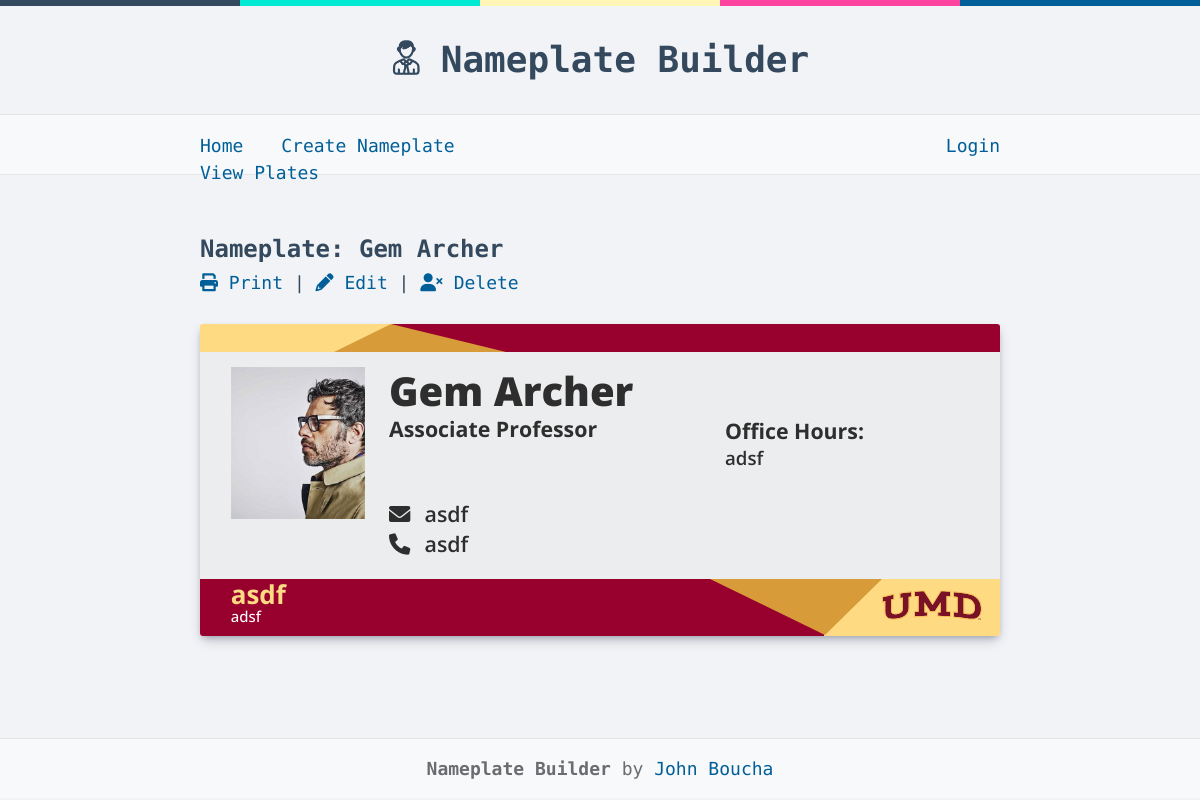
/nameplates/gem-archer, run on the app's committed database.
### application/models.py (models this page shows, shortened)
class Nameplate(db.Model):
	id = db.Column(db.Integer, primary_key=True)
	person_name = db.Column(db.String(200), nullable=False)
	slug = db.Column(db.String(200), unique=True, nullable=False)
	title = db.Column(db.String(200), nullable=False)
	email = db.Column(db.String(200), nullable=False)
	phone = db.Column(db.String(15), nullable=True)
	photo = db.Column(db.String(200), nullable=True)
	hours = db.Column(db.String(200), nullable=False)
	department = db.Column(db.String(200), nullable=False)
	college = db.Column(db.String(200), nullable=False)
	date_created = db.Column(db.DateTime, default=datetime.utcnow)
	created_by = db.Column(db.Integer, db.ForeignKey('users.id'), nullable=True)

### application/views/nameplates.py (the view)
@app.route("/nameplates/<slug>")
def view_single_nameplate(slug):
    nameplate = Nameplate.query.filter_by(slug=slug).first()
    if nameplate == None:
        abort(404)
    else:
        return render_template('nameplates-single.html', nameplate=nameplate)

### application/templates/nameplates-single.html (shortened to what this page needs)
{% extends 'base.html' %}
{% block body %}
    <div class="nameplate-info">
        <h2>Nameplate: {{ nameplate.person_name }}</h2>
        <p><a href="javascript:window.print()"><i class="fas fa-print"></i> Print</a> |
           <a href="/nameplates/{{ nameplate.slug }}/edit"><i class="fas fa-pencil-alt"></i> Edit</a> |
           <a onclick="thePopup();" class="clicky"><i class="fas fa-user-times"></i> Delete</a>
        </p>
    </div>
<div class="name-plate-wrapper">
	<div class="name-plate single large">
		<div class="header">
			<div class="light-gold"></div>
			<div class="dark-gold triangle"></div>
			<div class="maroon"></div>
		</div>
		<div class="body has-image">
			{% if nameplate.photo %}
				<div class="profile-image">
					<img src="{{ url_for('static', filename='/uploads/'+nameplate.photo ) }}">
				</div>
			{% endif %}
            <div class="data">
                <h1 class="name"><span style="font-size: 40px;">{{ nameplate.person_name }}</span></h1>
                <div class="details">
                    <div class="title">{{ nameplate.title }}</div>
                    <div class="hours">
                        <h2>Office Hours:</h2>
                        {{ nameplate.hours }}<br>
                    </div>
                    <div class="email"><i class="fa fa-envelope" aria-hidden="true"></i> {{ nameplate.email }}</div>
                    <div class="phone"><i class="fa fa-phone" aria-hidden="true"></i>  {{ nameplate.phone }}</div>
                </div>
            </div>
			</div>
	    <div class="footer">
		    <div class="maroon department">
                <span style="font-size: 26px;">{{ nameplate.department }}</span>
                <div class="college">
                    <span style="font-size: 15px;">{{ nameplate.college }}</span>
                </div>
            </div>
		    <div class="dark-gold triangle"></div>
		<div class="light-gold">
            <img class="footer-logo" src="{{ url_for('static', filename='nameplate-styles/UMD-logo.svg') }}">
        </div>
	</div>
</div>
{% endblock %}

### application/static/css/main.css (style rules this page uses)
* { box-sizing: border-box; margin: 0; padding: 0; font-family: "Ubuntu Mono", monospace; }
html, body { height: 100%; font-size: 18px; }
body { line-height: 1.5; background-color: #F1F3F6; color: #34495E; overflow-y: scroll; }
p { line-height: 1.2; margin-bottom: 20px; }
img { border-radius: 3px; margin-bottom: 20px; }
h2 { font-size: 24px; margin-bottom: 20px; position: relative; }
.nameplate-info h2 { margin-bottom: 5px; }
.nameplate-info { margin-bottom: 30px; }
a { color: #005F99; text-decoration: none; }

### application/static/nameplate-styles/UMD.css (style rules this page uses)
.name-plate { background-color: #ecedee !important; width: 8.5in; margin: auto auto; color: #2e2e2e !important; }
.name-plate-wrapper { box-shadow: rgba(50, 50, 93, 0.25) 0px 6px 12px -2px, rgba(0, 0, 0, 0.3) 0px 3px 7px -3px; border-radius: 3px; overflow: hidden; }
.name-plate-wrapper *:not(i) { font-family: "Open Sans"; }
.name-plate .header { height: 0.3in !important; position: relative; z-index: 0; }
.name-plate .header .light-gold { background-color: #feda82 !important; height: 0.3in !important; display: inline-block; width: 2in; float: left; z-index: 5; }
.name-plate .header .dark-gold.triangle { z-index: 1; width: 1in; height: 0.3in !important; position: absolute; left: 1.4in; width: 0; height: 0; border-left: 0.6in solid transparent !important; border-right: 1.2in solid transparent !important; border-bottom: 0.3in solid #d89b3a !important; }
.name-plate .header .maroon { background-color: #98012e !important; height: 0.3in !important; display: inline-block; width: 6.5in; float: right; z-index: 0; }
.name-plate .footer { position: relative; height: 0.6in !important; clear: left; padding: 0px; z-index: 0; }
.name-plate .footer .department { background-color: #98012e !important; height: 0.6in !important; padding-left: 0.32in; width: 6.5in; display: inline-block; float: left; line-height: 0.3in !important; font-size: 22pt; font-weight: 700; font-family: "Open Sans"; }
.name-plate .footer .department span { color: #feda82 !important; }
.name-plate .footer .department .college span { color: white !important; }
.name-plate .footer .dark-gold.triangle { z-index: 99; width: 1in; height: 0.6in !important; position: absolute; right: 1.4in; width: 0; height: 0; border-right: 0.6in solid transparent !important; border-left: 1.2in solid transparent !important; border-top: 0.59in solid #d89b3a !important; }
.name-plate .footer .light-gold { background-color: #feda82 !important; height: 0.6in !important; display: inline-block; width: 2in; float: right; z-index: 5; }
.name-plate .footer-logo { padding-top: 0.12in; margin-left: 0.6in; width: 100px; }
.name-plate .footer .college { font-family: "Open Sans"; font-weight: 500; font-size: 12pt; line-height: 1.1; color: white !important; width: 100%; max-width: 535px; max-height: 20px; }
.name-plate.single .body { height: 2.357in; }
.name-plate.single .footer { height: 0.58in; }
.name-plate.single .body { padding-left: 0.32in; }
.name-plate.single .profile-image { max-width: 1.4in; display: inline-block; margin-right: 0.2in; margin-top: 0.15in; }
.name-plate.single .profile-image img { max-width: 100%; border-radius: 0px; }
.name-plate.single .data { vertical-align: top; margin-top: 0.1in; display: inline-block; width: 6.3in; }
.name-plate.single .name { font-family: "Open Sans"; font-weight: 800; font-size: 34pt; line-height: 1.2; margin-bottom: 0px; }
.name-plate.single .details { position: relative; height: 1.5in; z-index: 0; }
.name-plate.single .title { font-family: "Open Sans"; font-weight: 700; font-size: 16pt; margin-bottom: 0.325in; max-width: 3.4in; display: inline-block; line-height: 1.2; }
.name-plate.single .email { font-family: "Open Sans"; font-weight: 600; font-size: 16pt; line-height: 1; margin-bottom: 5px; position: absolute; bottom: 30px; }
.name-plate.single .email i, .name-plate.single .phone i { width: 20px; text-align: center; margin-right: 10px; }
.name-plate.single .phone { font-family: "Open Sans"; font-weight: 600; font-size: 16pt; line-height: 1; position: absolute; bottom: 5px; }
.name-plate.single .hours { font-family: "Open Sans"; font-weight: 600; font-size: 14pt; line-height: 1.1; position: absolute; top: 3px; left: 3.5in; height: 1in; }
.name-plate.single .hours h2 { font-family: "Open Sans"; font-weight: 700; font-size: 16pt; margin-bottom: 5px; }

### data on the page
Nameplate: person_name "Gem Archer", photo (picture), title "Associate Professor", hours "adsf", email "asdf", phone "asdf", department "asdf", college "adsf"
